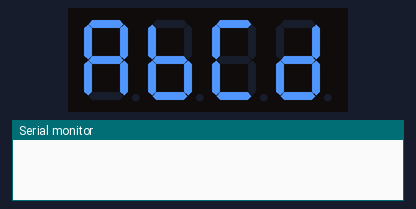
This sketch was run on a simulated Arduino Uno, built with avr-gcc and run on an emulated ATmega328P. On the bench: 4-digit seven-segment display, the last lines printed to the serial monitor. The local clock reads 2024-03-15 10:24:30 at power-on unless the sketch sets it.

Above: at 0.1 s.
At 28.46 s:
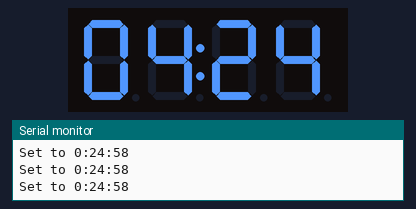
At 57.26 s:
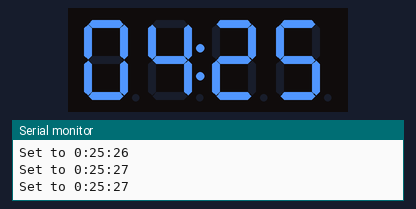
At 114.0 s:
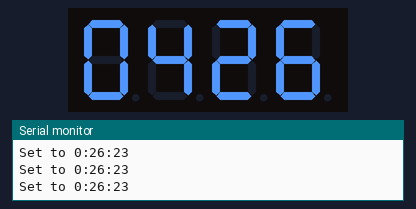

The sketch:

RTCtester_2.ino
```cpp
// DS1307 & TM1637 7-segment with Arduino
#include "TM1637.h"
#include "RTClib.h"
// pins definitions for TM1637 and can be changed to other ports
#define CLK 10
#define DIO 9
TM1637 tm1637(CLK,DIO);
// Holds current clock time
RTC_DS1307 RTC;
DateTime theTime;
int8_t TimeDisp[] = {0xff, 0xff, 0xff, 0xff};

void setup() {
  Serial.begin(9600);
  if (!RTC.begin()) {
    Serial.println("Couldn't find RTC");
    while(1);
  }
  if (!RTC.isrunning()) {
    Serial.println("RTC is NOT running!");
    RTC.adjust(DateTime(F(__DATE__), F(__TIME__)));
  }
  tm1637.init();
  tm1637.set(2);         // TYPICAL = 2, DARKEST = 0, BRIGHTEST = 7;
  tm1637.display(0,10);  // show A B C D for testing
  tm1637.display(1,11);
  tm1637.display(2,12);
  tm1637.display(3,13);
  delay(300);
}

int hour, minute, second;
unsigned char ClockPoint = 1;

void loop() {
  DateTime theTime = RTC.now();
  second = theTime.second();  // get seconds
  minute = theTime.minute();  // get minutes

  TimeDisp[0] = minute / 10;
  TimeDisp[1] = minute % 10;
  TimeDisp[2] = second / 10;
  TimeDisp[3] = second % 10;

  tm1637.display(0,0);
  tm1637.display(1,4);
  tm1637.display(2,TimeDisp[0]);
  tm1637.display(3,TimeDisp[1]);
  Serial.print("Set to ");
  Serial.print(hour);
  Serial.print(":");
  Serial.print(minute);
  Serial.print(":");
  Serial.print(second);
  Serial.println();
  ClockPoint = (~ClockPoint) & 0x01;
  if(ClockPoint)tm1637.point(POINT_ON);
  else tm1637.point(POINT_OFF);
  delay(100);
}
```

blink.cpp
```cpp
#include <Arduino.h>
#include <blink.h>

Blink::Blink(int pin){
	pinMode(pin,OUTPUT);
	pinNumber = pin;
}

void Blink::blink(bool value){
	if(value == true){
	digitalWrite(pinNumber,HIGH);
	delay(1000);
	digitalWrite(pinNumber,LOW);
	delay(1000);
	}
	else{
	digitalWrite(pinNumber,LOW);
	}
}

void Blink::blink(bool value, int blinkLength){
	if(value == true){
	for(int a=0;a<=255;a++){
	analogWrite(pinNumber,a);
    delay(blinkLength);
	}
	for(int a=255;a>=0;a--){
	analogWrite(pinNumber,a);
    delay(blinkLength);
	}
	}else{
	digitalWrite(pinNumber,LOW);
	}
}

void Blink::blink(bool value, int blinkLength, int blinkLoops){
	if(value == true){
for(int i=blinkLoops;i>=0;i--){
analogWrite(pinNumber,i);
delay(blinkLength);
}
for (int i=0;i<=blinkLoops;i++){
analogWrite(pinNumber,i);
delay(blinkLength);
}
}else{
digitalWrite(pinNumber,LOW);
}
}

	
```

blink.h
```cpp
#ifndef Blink_h
#define Blink_h

#include <Arduino.h>

#define ON true
#define OFF false

class Blink
{
public:
    Blink(int pin);
	void blink(bool value);
	void blink(bool value, int blinkLength);
	void blink(bool value, int blinkLength, int blinkLoops);
private:
    uint8_t pinNumber;
};

#endif
```
